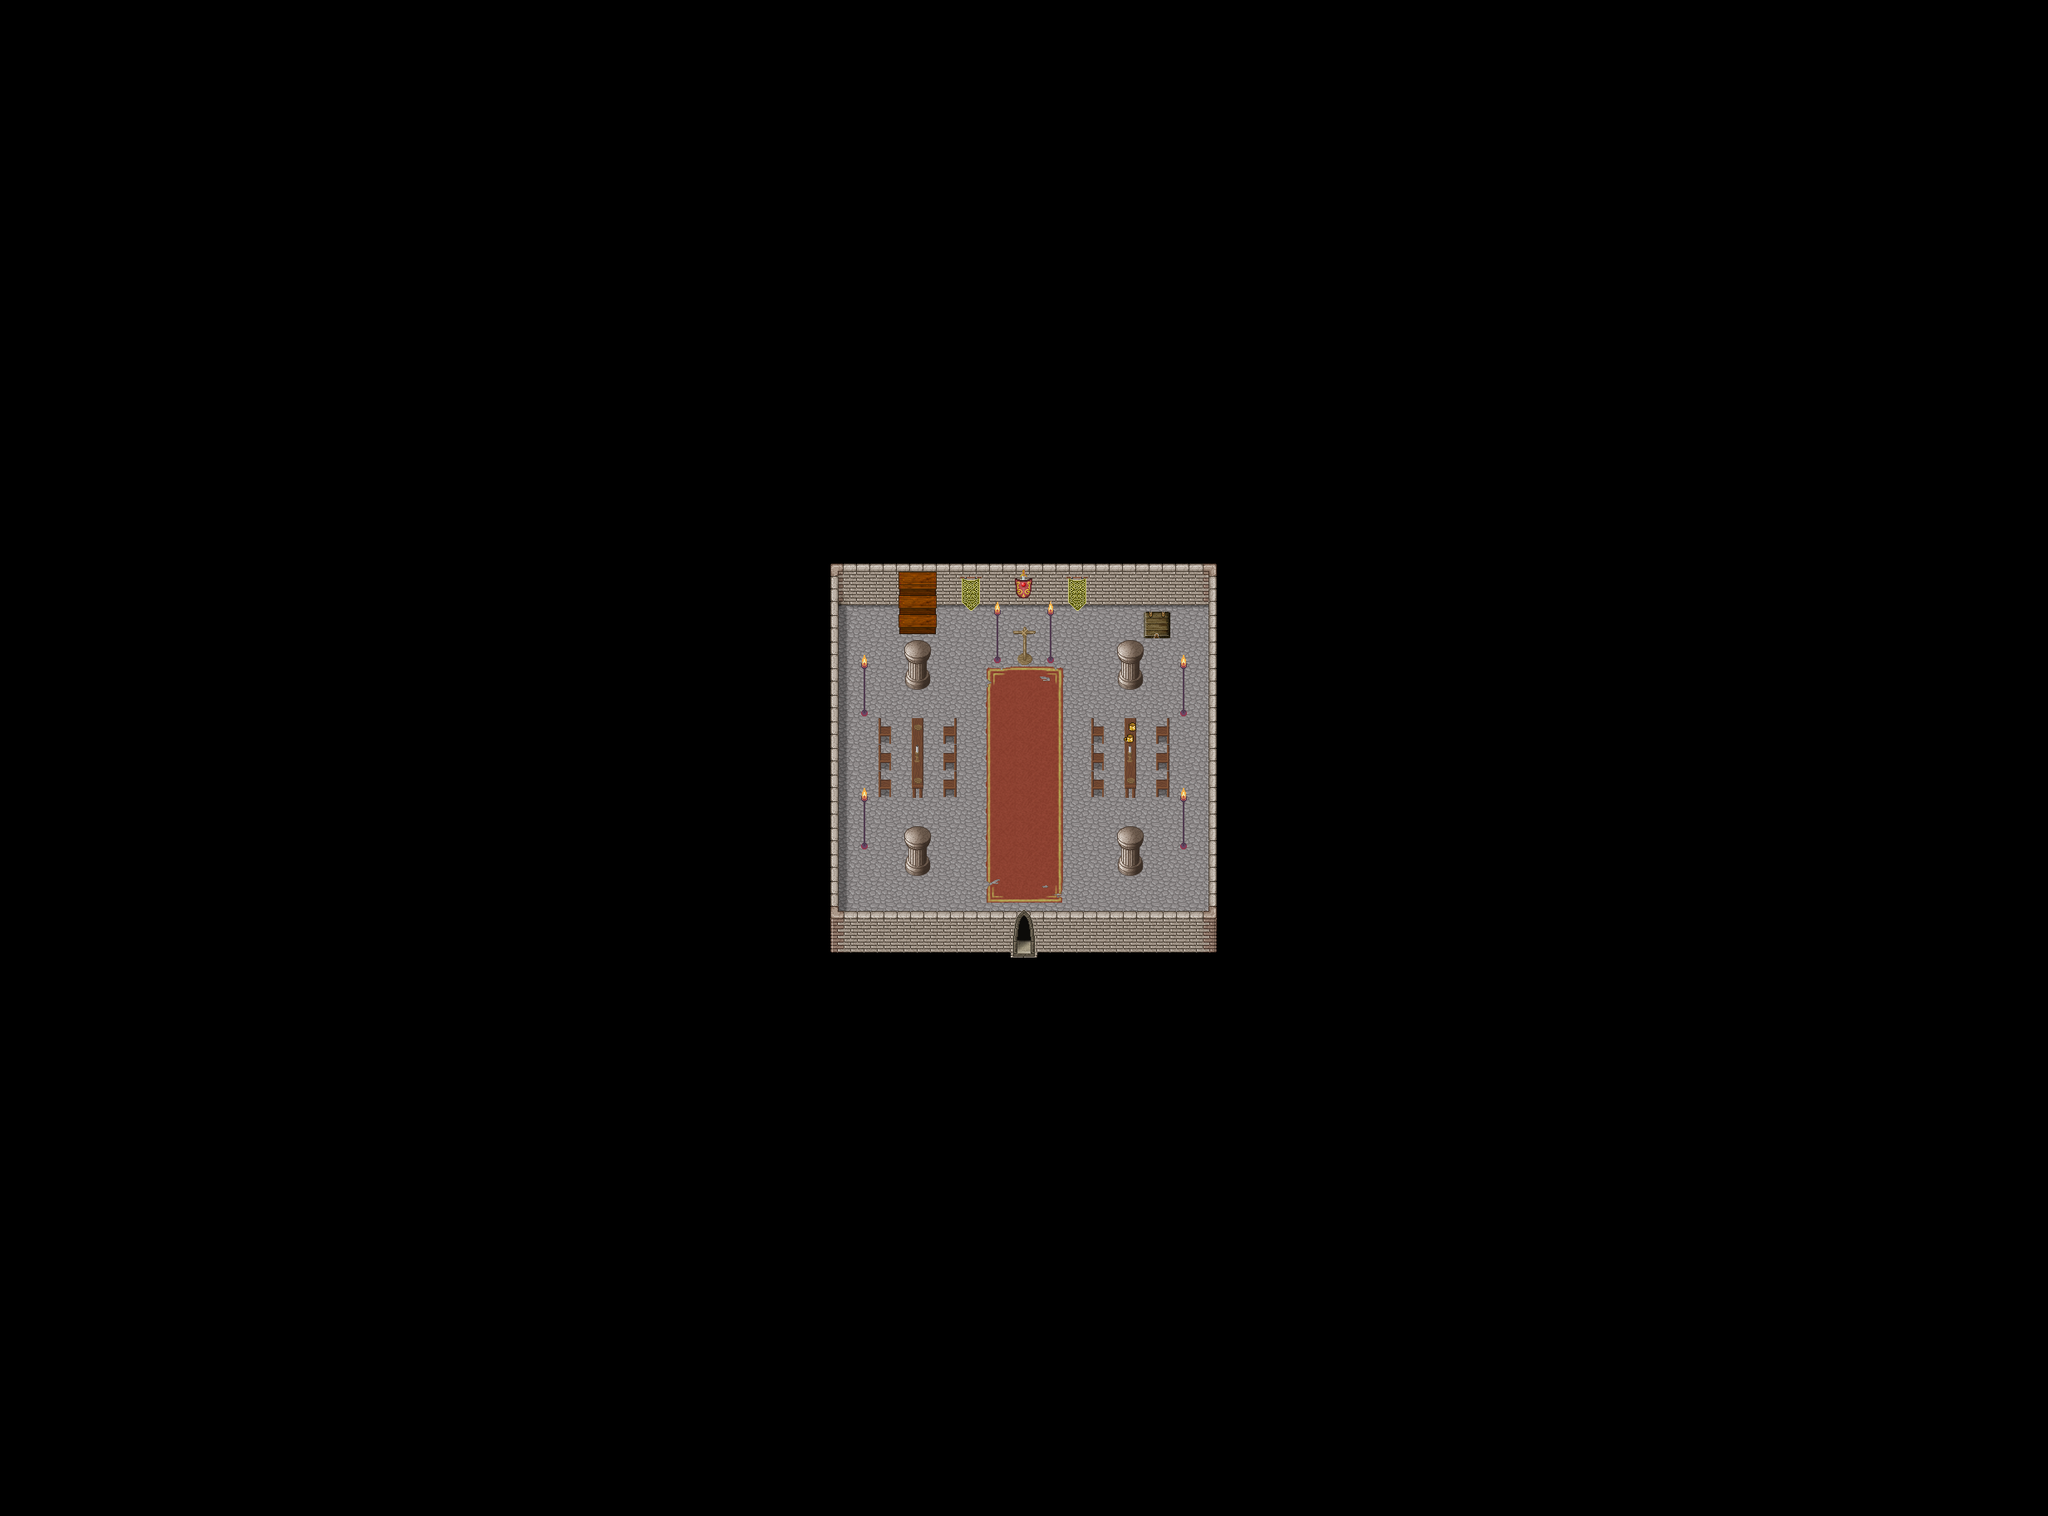

This is a level from a 2D game, rendered from its Tiled map with the project's own tilesets. A one-line summary and the map file follow, with tile-layer data summarised:
An orthogonal 77x57 tile map with 32x32 px tiles, 6 tile layers (Ground1, Ground2, Ground3, Fringe, ...), 2 hidden layers not drawn, 8 tilesets and 9 objects (4x fixme, 3x warp, 2x spawn).

<map version="1.5" tiledversion="1.6.0" orientation="orthogonal" renderorder="right-down" compressionlevel="0" width="77" height="57" tilewidth="32" tileheight="32" infinite="0" nextlayerid="17" nextobjectid="118">
 <properties>
  <property name="background0image" value="graphics/images/spit23loginwallpaper_800x600.png" />
  <property name="author" value="seeds, Saulc" />
  <property name="license" value="CC BY-SA 3.0" />
  <property name="manaplus version" value="2" />
  <property name="minimap" value="graphics/minimaps/006-2-5.png" />
  <property name="music" value="peace3.ogg" />
  <property name="name" value="Throne Room" />
 </properties>
 <tileset firstgid="1" name="collision" tilewidth="32" tileheight="32" tilecount="9" columns="3">
  <image source="../graphics/tilesets/collision.png" width="96" height="96" />
 </tileset>
 <tileset firstgid="10" name="piou_accessories" tilewidth="32" tileheight="32" tilecount="9" columns="3">
  <image source="../graphics/tilesets/piou_accessories.png" width="96" height="96" />
 </tileset>
 <tileset firstgid="19" name="woodland_indoor" tilewidth="32" tileheight="32" tilecount="256" columns="16">
  <image source="../graphics/tilesets/woodland_indoor.png" width="512" height="512" />
 </tileset>
 <tileset firstgid="275" name="concreteWalls" tilewidth="32" tileheight="32" tilecount="336" columns="16">
  <image source="../graphics/tilesets/concreteWalls.png" width="512" height="672" />
 </tileset>
 <tileset firstgid="611" name="castle2" tilewidth="32" tileheight="32" tilecount="256" columns="16">
  <image source="../graphics/tilesets/castle2.png" width="512" height="512" />
 </tileset>
 <tileset firstgid="867" name="castle_lightsources" tilewidth="32" tileheight="32" tilecount="36" columns="4">
  <image source="../graphics/tilesets/castle_lightsources.png" width="128" height="288" />
 </tileset>
 <tileset firstgid="903" name="staircase" tilewidth="32" tileheight="32" tilecount="56" columns="7">
  <image source="../graphics/tilesets/staircase.png" width="224" height="256" />
 </tileset>
 <tileset firstgid="959" name="castle1" tilewidth="32" tileheight="32" tilecount="374" columns="17">
  <image source="../graphics/tilesets/castle1.png" width="544" height="704" />
 </tileset>
 <layer id="1" name="Ground1" width="77" height="57">
  <data>[4389 cells, 4389 non-empty, 4 distinct tile ids]</data>
 </layer>
 <layer id="2" name="Ground2" width="77" height="57">
  <data>[4389 cells, 59 non-empty, 15 distinct tile ids]</data>
 </layer>
 <layer id="3" name="Ground3" width="77" height="57">
  <data>[4389 cells, 12 non-empty, 7 distinct tile ids]</data>
 </layer>
 <layer id="4" name="Fringe" width="77" height="57">
  <data>[4389 cells, 37 non-empty, 22 distinct tile ids]</data>
 </layer>
 <layer id="5" name="Over" width="77" height="57">
  <data>[4389 cells, 56 non-empty, 12 distinct tile ids]</data>
 </layer>
 <layer id="12" name="Over2" width="77" height="57">
  <data>[4389 cells, 2 non-empty, 2 distinct tile ids]</data>
 </layer>
 <layer id="6" name="Collision" width="77" height="57" visible="0">
  <data>[4389 cells, 4247 non-empty, 1 distinct tile ids]</data>
 </layer>
 <layer id="11" name="Heights" width="77" height="57" visible="0">
  <data>[4389 cells, 0 non-empty, 0 distinct tile ids]</data>
 </layer>
 <objectgroup id="16" name="Objects" />
 <objectgroup color="#000000" id="8" name="Warps">
  <object id="2" name="To Outside" type="warp" x="1216" y="1120" width="32" height="32">
   <properties>
    <property name="dest_map" value="006-2" />
    <property name="dest_x" value="68" />
    <property name="dest_y" value="75" />
   </properties>
  </object>
  <object id="20" name="To Upper Level" type="warp" x="1088" y="672" width="32" height="32">
   <properties>
    <property name="dest_map" value="006-2-6" />
    <property name="dest_x" value="33" />
    <property name="dest_y" value="23" />
   </properties>
  </object>
  <object id="21" name="To Training Room" type="warp" x="1376" y="736" width="32" height="32">
   <properties>
    <property name="dest_map" value="006-2-4" />
    <property name="dest_x" value="39" />
    <property name="dest_y" value="23" />
   </properties>
  </object>
 </objectgroup>
 <objectgroup color="#204a87" id="7" name="Spawns">
  <object id="1" name="Forest Piou" type="spawn" x="1056" y="864" width="96" height="96">
   <properties>
    <property name="death" value="30000" />
    <property name="max_beings" value="2" />
    <property name="monster_id" value="1202" />
    <property name="spawn" value="30000" />
   </properties>
  </object>
  <object id="17" name="Mana Piou" type="spawn" x="1312" y="864" width="96" height="96">
   <properties>
    <property name="death" value="30000" />
    <property name="max_beings" value="2" />
    <property name="monster_id" value="1155" />
    <property name="spawn" value="30000" />
   </properties>
  </object>
 </objectgroup>
 <objectgroup color="#ffff00" id="15" name="Margins">
  <object id="114" name="margin" type="fixme" x="992" y="0" width="672" height="672" />
  <object id="115" name="margin" type="fixme" x="1472" y="672" width="992" height="640" />
  <object id="116" name="margin" type="fixme" x="800" y="1152" width="672" height="672" />
  <object id="117" name="margin" type="fixme" x="0" y="672" width="992" height="640" />
 </objectgroup>
</map>
